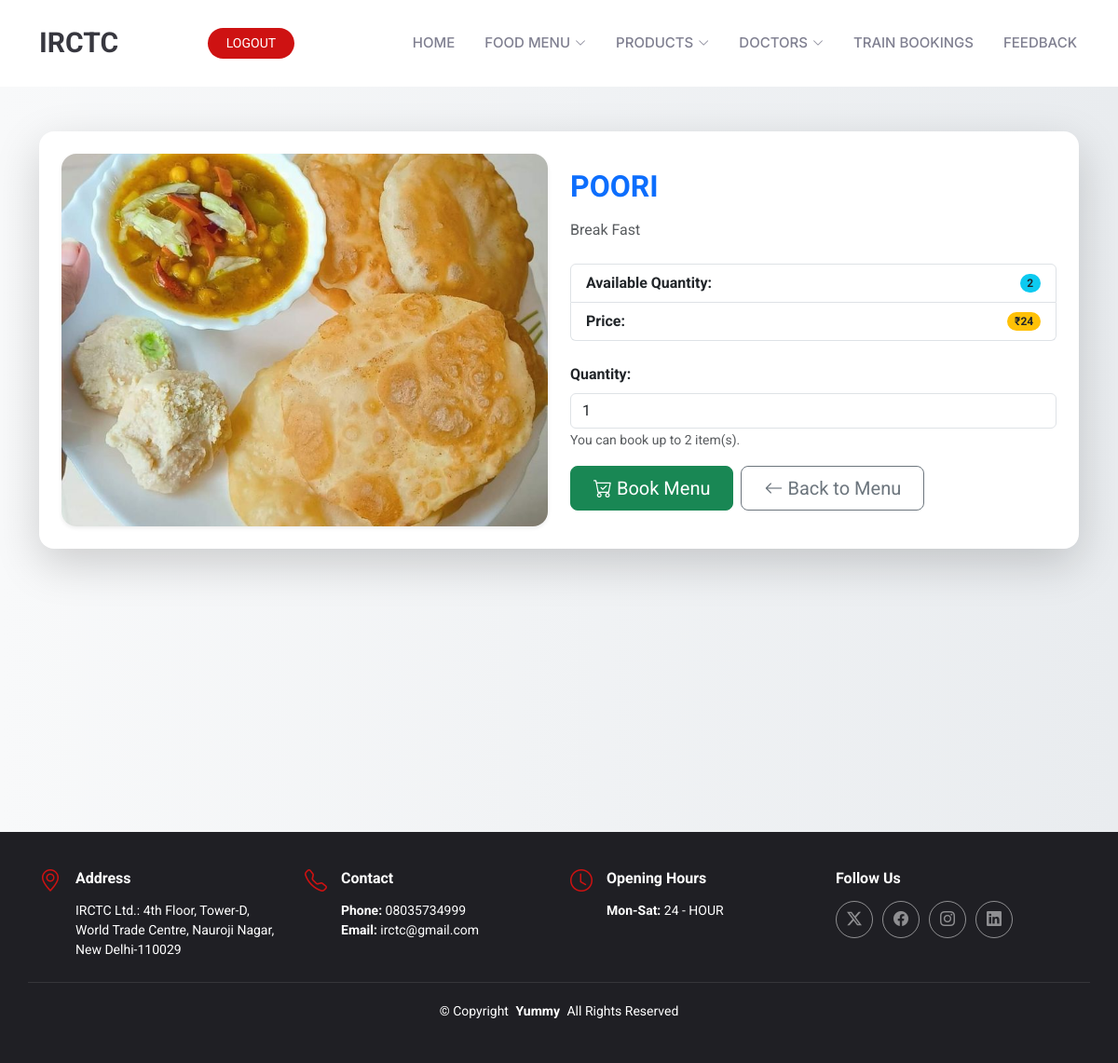
The app's page /user/view_single_menu.php?id=8 with its own data.
### tables this page shows
CREATE TABLE `menu` (
  `id` int(11) NOT NULL,
  `food_name` varchar(20) NOT NULL,
  `description` varchar(200) NOT NULL,
  `quantity` varchar(20) NOT NULL,
  `price` varchar(20) NOT NULL,
  `image` varchar(200) NOT NULL,
  `supplier_id` int(11) NOT NULL,
  `status` varchar(50) DEFAULT NULL
);

### user/view_single_menu.php (the view, shortened to what this page needs)
<?php
include 'header.php';
include '../connection.php';
$id = intval($_GET['id']);
$str = "SELECT * FROM menu WHERE id='$id' AND status='approved'";
$result = mysqli_query($con, $str);
if (mysqli_num_rows($result) == 1) {
    $data = mysqli_fetch_assoc($result);
    $available_qty = (int)$data['quantity'];
    ?>
    <section class="py-5" style="background: linear-gradient(to right, #f8f9fa, #e9ecef); min-height: 100vh;">
      <div class="container">
        <div class="card shadow-lg border-0 rounded-4 p-4">
          <div class="row g-4 align-items-center">
            <div class="col-md-6">
              <img src="../uploads/<?php echo htmlspecialchars($data['image']); ?>"
                   alt="<?php echo htmlspecialchars($data['food_name']); ?>"
                   class="img-fluid rounded-4 shadow-sm"
                   style="object-fit: cover; max-height: 400px; width: 100%;">
            </div>
            <div class="col-md-6">
              <h2 class="text-primary fw-bold mb-3"><?php echo htmlspecialchars($data['food_name']); ?></h2>
              <p class="text-muted mb-4"><?php echo nl2br(htmlspecialchars($data['description'])); ?></p>
              <ul class="list-group mb-4">
                <li class="list-group-item d-flex justify-content-between align-items-center">
                  <strong>Available Quantity:</strong>
                  <span class="badge bg-info text-dark rounded-pill">
                    <?php echo $available_qty; ?>
                  </span>
                </li>
                <li class="list-group-item d-flex justify-content-between align-items-center">
                  <strong>Price:</strong>
                  <span class="badge bg-warning text-dark rounded-pill">₹<?php echo htmlspecialchars($data['price']); ?></span>
                </li>
              </ul>
              <?php if ($available_qty > 0) { ?>
                <form action="book_menu.php" method="POST" class="d-flex flex-column gap-3">
                  <div class="form-group">
                    <label for="quantity" class="form-label fw-bold">Quantity:</label>
                    <input type="number"
                           name="quantity"
                           id="quantity"
                           class="form-control"
                           value="1"
                           min="1"
                           max="<?php echo $available_qty; ?>"
                           required>
                    <small class="text-muted">
                      You can book up to <?php echo $available_qty; ?> item(s).
                    </small>
                  </div>
                  <div class="d-flex flex-wrap gap-2">
                    <button type="submit" class="btn btn-success btn-lg px-4">
                      <i class="bi bi-cart-check"></i> Book Menu
                    </button>
                    <a href="view_menu.php" class="btn btn-outline-secondary btn-lg px-4">
                      <i class="bi bi-arrow-left"></i> Back to Menu
                    </a>
                  </div>
                </form>
              <?php } ?>
            </div>
          </div>
        </div>
      </div>
    </section>
<?php
} else {
    echo "<h4 class='text-center text-danger mt-5'>Menu item not found.</h4>";
}
include 'footer.php';
?>

### user/assets/css/main.css (style rules this page uses)
:root { --default-font: "Roboto", system-ui, -apple-system, "Segoe UI", Roboto, "Helvetica Neue", Arial, "Noto Sans", "Liberation Sans", sans-serif, "Apple Color Emoji", "Segoe UI Emoji", "Segoe UI Symbol", "Noto Color Emoji"; --heading-font: "Amatic SC", sans-serif; --nav-font: "Inter", sans-serif; }
:root { --background-color: #ffffff; --default-color: #212529; --heading-color: #37373f; --accent-color: #ce1212; --surface-color: #ffffff; --contrast-color: #ffffff; }
:root { --nav-color: #7f7f90; --nav-hover-color: #ce1212; --nav-mobile-background-color: #ffffff; --nav-dropdown-background-color: #ffffff; --nav-dropdown-color: #7f7f90; --nav-dropdown-hover-color: #ce1212; }
:root { scroll-behavior: smooth; }
body { color: var(--default-color); background-color: var(--background-color); font-family: var(--default-font); }
a { color: var(--accent-color); text-decoration: none; transition: 0.3s; }
h1, h2, h3, h4, h5, h6 { color: var(--heading-color); font-family: var(--heading-font); }
section, .section { color: var(--default-color); background-color: var(--background-color); padding: 60px 0; scroll-margin-top: 92px; overflow: clip; }

### records on screen
menu: image (picture), food_name "POORI", description "Break Fast", quantity "2", price "24"
